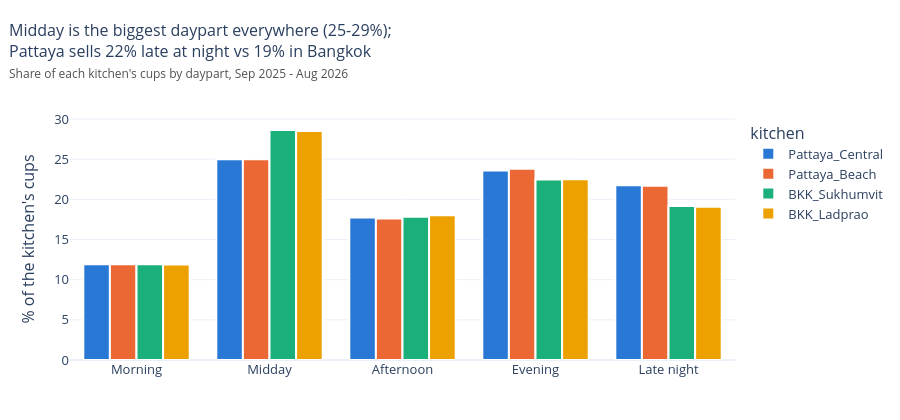

Notebook cell for this chart:
### Markdown cell above
#### 1.1.2 Which daypart sells most in each kitchen?

Dayparts (24h clock): Morning 6-10, Midday 11-14, Afternoon 15-17, Evening 18-21, Late night 22-5. They have different lengths (3 to 8 hours), so the table also shows cups per hour.

### Code cell
DAYPARTS = {"Morning": range(6, 11), "Midday": range(11, 15), "Afternoon": range(15, 18),
            "Evening": range(18, 22), "Late night": [22, 23, 0, 1, 2, 3, 4, 5]}
hour_to_daypart = {h: d for d, hours in DAYPARTS.items() for h in hours}
assert sorted(hour_to_daypart) == list(range(24)), "each hour must be in exactly one daypart"
hourly["daypart"] = hourly["hour"].map(hour_to_daypart)

daypart_share = (pd.concat([hourly.assign(kitchen="All"), hourly])
                 .groupby(["kitchen", "daypart"], as_index=False)["units_sold"].sum())
daypart_share["hours"] = daypart_share["daypart"].map(lambda d: len(DAYPARTS[d]))
daypart_share["share_pct"] = (daypart_share["units_sold"]
                              / daypart_share.groupby("kitchen")["units_sold"].transform("sum") * 100)
daypart_share["cups_per_hour"] = daypart_share["units_sold"] / daypart_share["hours"] / len(calendar)
assert daypart_share.loc[daypart_share["kitchen"] == "All", "units_sold"].sum() == TOTAL_CUPS

share = daypart_share.pivot(index="kitchen", columns="daypart", values="share_pct")[list(DAYPARTS)]
share = share.loc[["All"] + KITCHENS]
display(share.round(1))
display(daypart_share.pivot(index="kitchen", columns="daypart", values="cups_per_hour")[list(DAYPARTS)]
        .loc[["All"] + KITCHENS].round(1))

late_pat = share.loc[KITCHENS[:2], "Late night"].mean()
late_bkk = share.loc[KITCHENS[2:], "Late night"].mean()
plot = share.drop(index="All").reset_index().melt(id_vars="kitchen", var_name="daypart", value_name="share_pct")
fig = px.bar(plot, x="daypart", y="share_pct", color="kitchen", barmode="group",
             category_orders={"kitchen": KITCHENS, "daypart": list(DAYPARTS)},
             color_discrete_sequence=["#2a78d6", "#eb6834", "#1baf7a", "#eda100"],
             labels={"share_pct": "% of the kitchen's cups", "daypart": ""})
fig.update_traces(marker_line_color="white", marker_line_width=2,
                  hovertemplate="%{x}: %{y:.1f}%<extra></extra>")
fig.update_layout(height=420, title=subtitle(
    f"Midday is the biggest daypart everywhere ({share.loc[KITCHENS, 'Midday'].min():.0f}-"
    f"{share.loc[KITCHENS, 'Midday'].max():.0f}%); Pattaya sells {late_pat:.0f}% late at night vs {late_bkk:.0f}% in Bangkok",
    "Share of each kitchen's cups by daypart, Sep 2025 - Aug 2026"))
fig.show()

### Figure 1 — Plotly figure (JSON) as saved in the notebook; plotly's stock layout.template omitted (floating-point values rounded to 4 significant figures)
{"data": [{"alignmentgroup": "True", "hovertemplate": "%{x}: %{y:.1f}%<extra></extra>", "legendgroup": "Pattaya_Central", "marker": {"color": "#2a78d6", "line": {"color": "white", "width": 2}, "pattern": {"shape": ""}}, "name": "Pattaya_Central", "offsetgroup": "Pattaya_Central", "orientation": "v", "showlegend": true, "textposition": "auto", "type": "bar", "x": ["Morning", "Midday", "Afternoon", "Evening", "Late night"], "xaxis": "x", "y": [11.91, 24.99, 17.74, 23.59, 21.77], "yaxis": "y"}, {"alignmentgroup": "True", "hovertemplate": "%{x}: %{y:.1f}%<extra></extra>", "legendgroup": "Pattaya_Beach", "marker": {"color": "#eb6834", "line": {"color": "white", "width": 2}, "pattern": {"shape": ""}}, "name": "Pattaya_Beach", "offsetgroup": "Pattaya_Beach", "orientation": "v", "showlegend": true, "textposition": "auto", "type": "bar", "x": ["Morning", "Midday", "Afternoon", "Evening", "Late night"], "xaxis": "x", "y": [11.91, 25.0, 17.6, 23.8, 21.68], "yaxis": "y"}, {"alignmentgroup": "True", "hovertemplate": "%{x}: %{y:.1f}%<extra></extra>", "legendgroup": "BKK_Sukhumvit", "marker": {"color": "#1baf7a", "line": {"color": "white", "width": 2}, "pattern": {"shape": ""}}, "name": "BKK_Sukhumvit", "offsetgroup": "BKK_Sukhumvit", "orientation": "v", "showlegend": true, "textposition": "auto", "type": "bar", "x": ["Morning", "Midday", "Afternoon", "Evening", "Late night"], "xaxis": "x", "y": [11.92, 28.62, 17.82, 22.47, 19.17], "yaxis": "y"}, {"alignmentgroup": "True", "hovertemplate": "%{x}: %{y:.1f}%<extra></extra>", "legendgroup": "BKK_Ladprao", "marker": {"color": "#eda100", "line": {"color": "white", "width": 2}, "pattern": {"shape": ""}}, "name": "BKK_Ladprao", "offsetgroup": "BKK_Ladprao", "orientation": "v", "showlegend": true, "textposition": "auto", "type": "bar", "x": ["Morning", "Midday", "Afternoon", "Evening", "Late night"], "xaxis": "x", "y": [11.89, 28.49, 18.03, 22.51, 19.07], "yaxis": "y"}], "layout": {"barmode": "group", "height": 420, "legend": {"title": {"text": "kitchen"}, "tracegroupgap": 0}, "title": {"font": {"size": 16}, "pad": {"t": 36}, "text": "Midday is the biggest daypart everywhere (25-29%);<br>Pattaya sells 22% late at night vs 19% in Bangkok<br><span style='font-size:12px;color:#52514e'>Share of each kitchen's cups by daypart, Sep 2025 - Aug 2026</span>", "x": 0.01, "xanchor": "left", "y": 1, "yanchor": "top", "yref": "container"}, "xaxis": {"anchor": "y", "categoryarray": ["Morning", "Midday", "Afternoon", "Evening", "Late night"], "categoryorder": "array", "domain": [0.0, 1.0], "title": {"text": ""}}, "yaxis": {"anchor": "x", "domain": [0.0, 1.0], "title": {"text": "% of the kitchen's cups"}}}}
